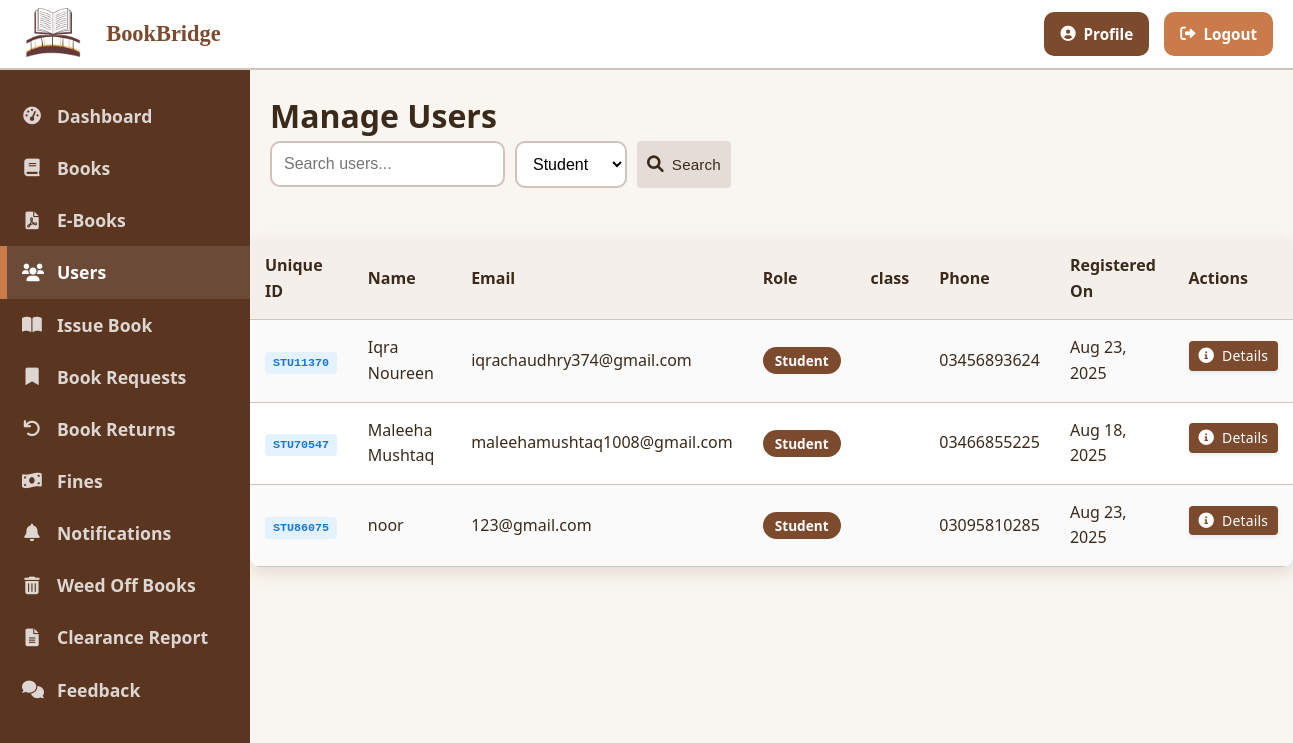
Screenshot of /librarian/users.php?role=student (signed in) with the database file from the repository.
### tables this page shows
CREATE TABLE `users` (
  `id` int(11) NOT NULL,
  `unique_id` varchar(20) DEFAULT NULL,
  `name` varchar(100) NOT NULL,
  `email` varchar(100) NOT NULL,
  `password` varchar(255) NOT NULL,
  `role` enum('librarian','student','faculty') NOT NULL,
  `department` varchar(100) DEFAULT NULL,
  `phone` varchar(20) DEFAULT NULL,
  `address` text DEFAULT NULL,
  `created_at` timestamp NOT NULL DEFAULT current_timestamp(),
  `approval_status` varchar(20) DEFAULT 'pending',
  `approved_at` timestamp NULL DEFAULT NULL,
  `rejected_at` timestamp NULL DEFAULT NULL,
  `email_verified` tinyint(1) DEFAULT 0,
  `email_verification_token` varchar(255) DEFAULT NULL
);

### librarian/users.php (the view, shortened to what this page needs)
<?php
include_once '../includes/header.php';
$search = isset($_GET['search']) ? trim($_GET['search']) : '';
$role = isset($_GET['role']) ? trim($_GET['role']) : '';
$sql = "SELECT * FROM users WHERE 1=1";
$params = [];
$types = "";
if (!empty($role)) {
    $sql .= " AND role = ?";
    $params[] = $role;
    $types .= "s";
}
$sql .= " ORDER BY name";
$stmt = $conn->prepare($sql);
if (!empty($params)) {
    $stmt->bind_param($types, ...$params);
}
$stmt->execute();
$result = $stmt->get_result();
$users = [];
while ($row = $result->fetch_assoc()) {
    $users[] = $row;
}
?>
<h1 class="page-title">Manage Users</h1>
    <div class="d-flex">
        <form action="" method="GET" class="d-flex">
            <div class="form-group mr-2" style="margin-bottom: 0; margin-right: 10px;">
                <input type="text" name="search" placeholder="Search users..." class="form-control" value="<?php echo htmlspecialchars($search); ?>">
            </div>
            <div class="form-group mr-2" style="margin-bottom: 0; margin-right: 10px;">
                <select name="role" class="form-control">
                    <option value="student" <?php echo $role == 'student' ? 'selected' : ''; ?>>Student</option>
                </select>
            </div>
            <button type="submit" class="btn btn-secondary">
                <i class="fas fa-search"></i> Search
            </button>
        </form>
    </div>
</div>
<div class="table-container" style="margin-top:30px";>
    <table class="table table-striped">
        <thead>
            <tr>
                <th>Unique ID</th>
                <th>Name</th>
                <th>Email</th>
                <th>Role</th>
                <th>class</th>
                <th>Phone</th>
                <th>Registered On</th>
                <th>Actions</th>
            </tr>
        </thead>
        <tbody>
            <?php if (count($users) > 0): ?>
                <?php foreach ($users as $user): ?>
                    <tr>
                        <td>
                            <span class="unique-id-badge"><?php echo htmlspecialchars($user['unique_id']); ?></span>
                        </td>
                        <td><?php echo htmlspecialchars($user['name']); ?></td>
                        <td><?php echo htmlspecialchars($user['email']); ?></td>
                        <td>
                            <?php
                            switch ($user['role']) {
                                case 'student':
                                    echo '<span class="badge badge-primary">Student</span>';
                                    break;
                            }
                            ?>
                        </td>
                        <td><?php echo htmlspecialchars($user['class']); ?></td>
                        <td><?php echo htmlspecialchars($user['phone']); ?></td>
                        <td><?php echo date('M d, Y', strtotime($user['created_at'])); ?></td>
                        <td>
                            <a href="user_details.php?id=<?php echo $user['id']; ?>" style="margin-bottom:10px"; class="btn btn-sm btn-primary">
                                <i class="fas fa-info-circle"></i> Details
                            </a>
                        </td>
                    </tr>
                <?php endforeach; ?>
            <?php else: ?>
                <tr>
                    <td colspan="8" class="text-center">No users found.</td>
                </tr>
            <?php endif; ?>
        </tbody>
    </table>
</div>
<?php
include_once '../includes/footer.php';
?>

### css/style.css (style rules this page uses)
:root { --primary-color: #7C4A2D; --primary-light: #A66E4A; --primary-dark: #5A3620; --secondary-color: #F9F5F0; --accent-color: #C97B4A; --success-color: #6D9A58; --warning-color: #E68A2E; --danger-color: #B34343; --text-color: #3B2A1A; --text-light: #846D5B; --white: #FFFFFF; --gray-100: #F4EFEB; --gray-200: #E3DCD7; --gray-300: #CFC3BC; --gray-400: #B0A49C; --gray-500: #8E7C71; --border-radius: 10px; --box-shadow: 0 6px 16px rgba(124, 74, 45, 0.15); --transition: all 0.3s ease-in-out; }
* { margin: 0; padding: 0; box-sizing: border-box; }
body { font-family: 'Segoe UI', Tahoma, Geneva, Verdana, sans-serif; line-height: 1.6; color: var(--text-color); background-color: var(--secondary-color); }
a { text-decoration: none; color: var(--primary-color); transition: var(--transition); }
.d-flex { display: flex; }
.btn { display: inline-flex; align-items: center; justify-content: center; padding: 10px 20px; border: none; border-radius: var(--border-radius); cursor: pointer; font-weight: 500; transition: var(--transition); text-align: center; gap: 8px; font-size: 0.95em; line-height: 1.4; letter-spacing: 0.01em; white-space: nowrap; }
.btn i { font-size: 1.1em; }
.btn-primary { background-color: var(--primary-color); color: var(--white); box-shadow: 0 2px 4px rgba(13, 71, 161, 0.1); }
.btn-secondary { background-color: var(--gray-200); color: var(--text-color); }
.btn-sm { padding: 6px 12px; font-size: 0.875em; }
.form-group { margin-bottom: 20px; }
.form-control { width: 100%; padding: 12px; border: 2px solid var(--gray-300); border-radius: var(--border-radius); font-size: 1em; transition: var(--transition); background-color: var(--white); box-sizing: border-box; }
.table-container { overflow-x: auto; margin-bottom: 20px; background: var(--white); border-radius: var(--border-radius); box-shadow: var(--box-shadow); -webkit-overflow-scrolling: touch; }
.table { width: 100%; border-collapse: collapse; margin-bottom: 0; min-width: 600px; }
.table th, .table td { padding: 15px; text-align: left; border-bottom: 1px solid var(--gray-300); vertical-align: middle; }
.table th { background-color: var(--gray-100); font-weight: 600; color: var(--text-color); position: sticky; top: 0; z-index: 10; }
.table-striped tbody tr:nth-of-type(odd) { background-color: rgba(0, 0, 0, 0.02); }
.badge { display: inline-flex; align-items: center; padding: 4px 12px; border-radius: 50px; font-size: 0.85em; font-weight: 600; line-height: 1.4; white-space: nowrap; }
.badge-primary { background-color: var(--primary-color); color: var(--white); }
.mr-2 { margin-right: 0.5rem; }
.btn { padding: 5px 10px; border-radius: 4px; cursor: pointer; }
.unique-id-badge { background: #e3f2fd; color: #1976d2; padding: 4px 8px; border-radius: 4px; font-weight: 600; font-family: monospace; font-size: 0.9em; }

### rows the page displays
users: unique "STU11370", name "Iqra Noureen", email "iqrachaudhry374@gmail.com", role "Student", phone "03456893624", created_at "Aug 23, 2025"
users: unique "STU70547", name "Maleeha Mushtaq", email "maleehamushtaq1008@gmail.com", role "Student", phone "03466855225", created_at "Aug 18, 2025"
users: unique "STU86075", name "noor", email "123@gmail.com", role "Student", phone "03095810285", created_at "Aug 23, 2025"
